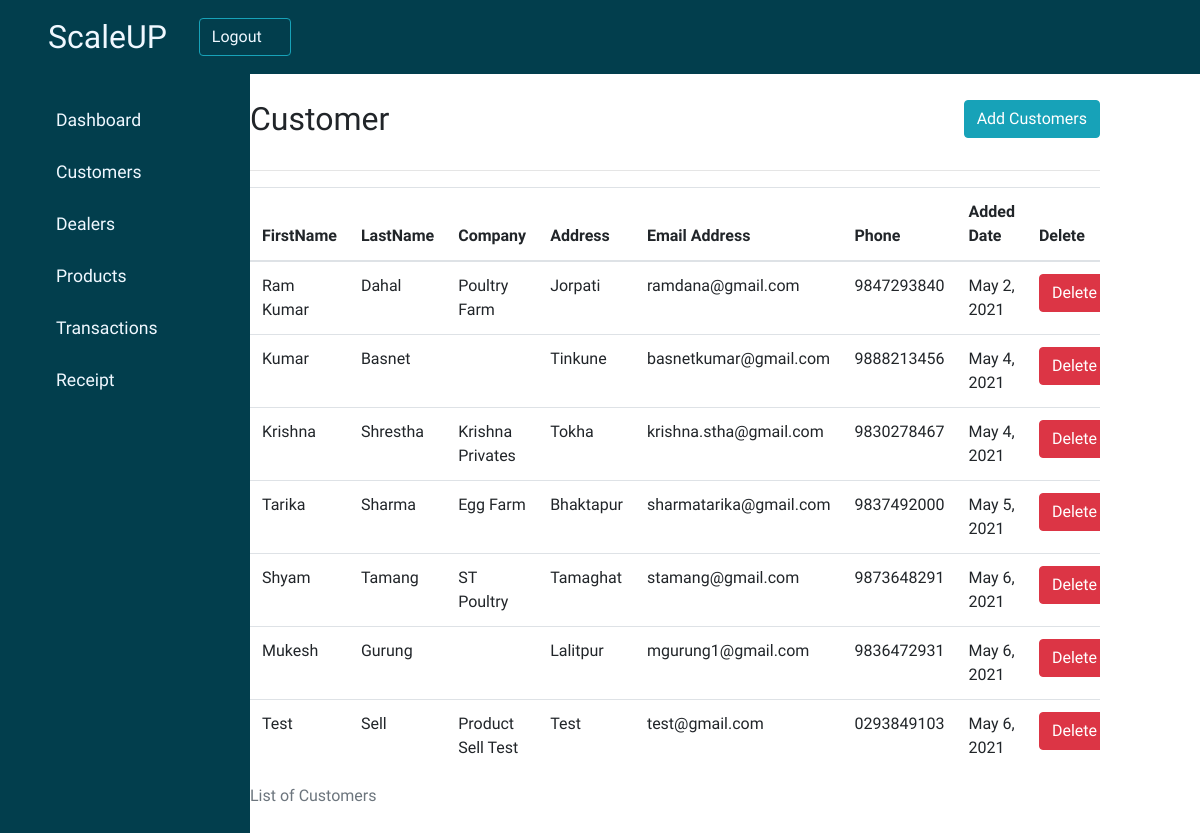
Before: /customer/ with the older database file.
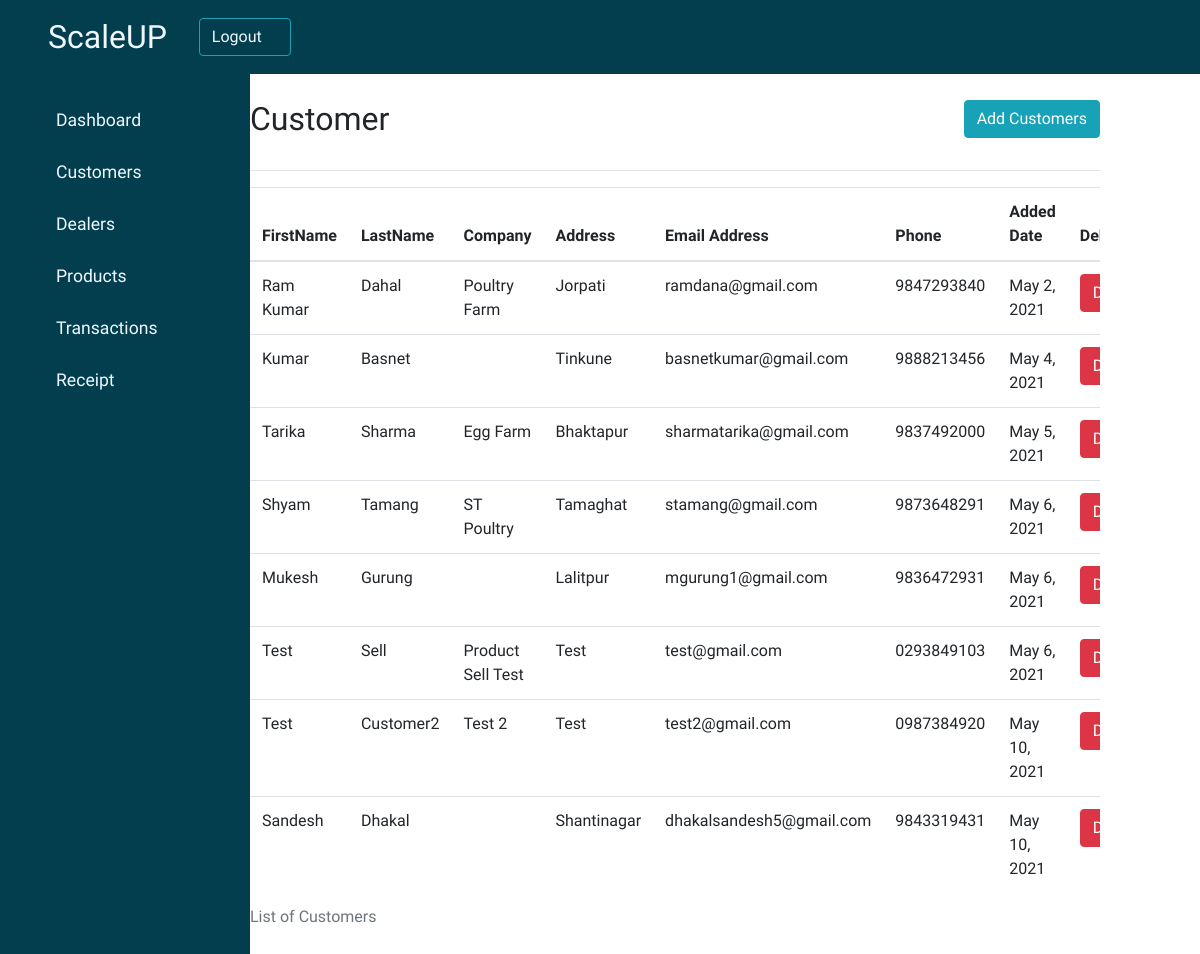
After: the same page with the newer database file.
### CustomerManagement/models.py (models this page shows, shortened)
class Customer(models.Model):
    firstname = models.CharField(max_length=100)
    lastname = models.CharField(max_length=100)
    company = models.CharField(max_length=100, blank=True, null=True)
    address = models.CharField(max_length=100)
    email_address = models.EmailField(max_length=254)
    phone = PhoneNumberField()
    added_date = models.DateField(blank=True, null=True)

### CustomerManagement/views.py (the view)
# urls.py: path('customer/', views.display_customers, name="index"),
def display_customers(request):
    customer = Customer.objects.all()
    context = {'customer':customer}
    return render(request, 'customer_management/customer_list.htm', context)

### CustomerManagement/templates/customer_management/customer_list.htm (shortened to what this page needs)
{% extends "customer_management/base.htm"%}
{% block content %}
        <div class="main-content" style="padding-left: 15%;">
            <header class="header">
                <div class="header-title">
                    <h2>
                        <label>
                            Customer
                        </label>
                    </h2>
                    <a href="{% url 'customermanagement:create' %}">
                        <button type="button" class="btn btn-info">
                            <span class="glyphicon glyphicon-pencil">Add Customers</span>
                        </button>
                    </a>
                </div>
                <hr>
            </header>
            <div class="table-responsive">
                <table class="table table-hover" id="myTable">
                    <caption>List of Customers</caption>
                    <thead>
                        <tr>
                            <th scope="col">FirstName</th>
                            <th scope="col">LastName</th>
                            <th scope="col">Company</th>
                            <th scope="col">Address</th>
                            <th scope="col">Email Address</th>
                            <th scope="col">Phone</th>
                            <th scope="col">Added Date</th>
                            <th scope="col">Delete</th>
                        </tr>
                    </thead>
                    <tbody>
                        {% for customer in customer %}
                        <tr>
                            <td>{{customer.firstname}}</td>
                            <td>{{customer.lastname}}</td>
                            <td>{{customer.company}}</td>
                            <td>{{customer.address}}</td>
                            <td>{{customer.email_address}}</td>
                            <td>{{customer.phone}}</td>
                            <td>{{customer.added_date}}</td>
                            <td>
                                <a href="{% url 'customermanagement:delete' customer.id %}">
                                    <button type="button" class="btn btn-danger">
                                        <span class="glyphicon glyphicon-trash">Delete</span>
                                    </button>
                                </a>
                            </td>
                        </tr>
                        {% endfor %}
                    </tbody>
                </table>
            </div>
        </div>
{% endblock %}

Changed rows visible on the page:
removed Customer: firstname "Krishna", lastname "Shrestha", company "Krishna Privates", address "Tokha", email_address "krishna.stha@gmail.com", phone "9830278467", added_date "May 4, 2021"
added Customer: firstname "Test", lastname "Customer2", company "Test 2", address "Test", email_address "test2@gmail.com", phone "0987384920", added_date "May 10, 2021"
added Customer: firstname "Sandesh", lastname "Dhakal", address "Shantinagar", email_address "dhakalsandesh5@gmail.com", phone "9843319431", added_date "May 10, 2021"
